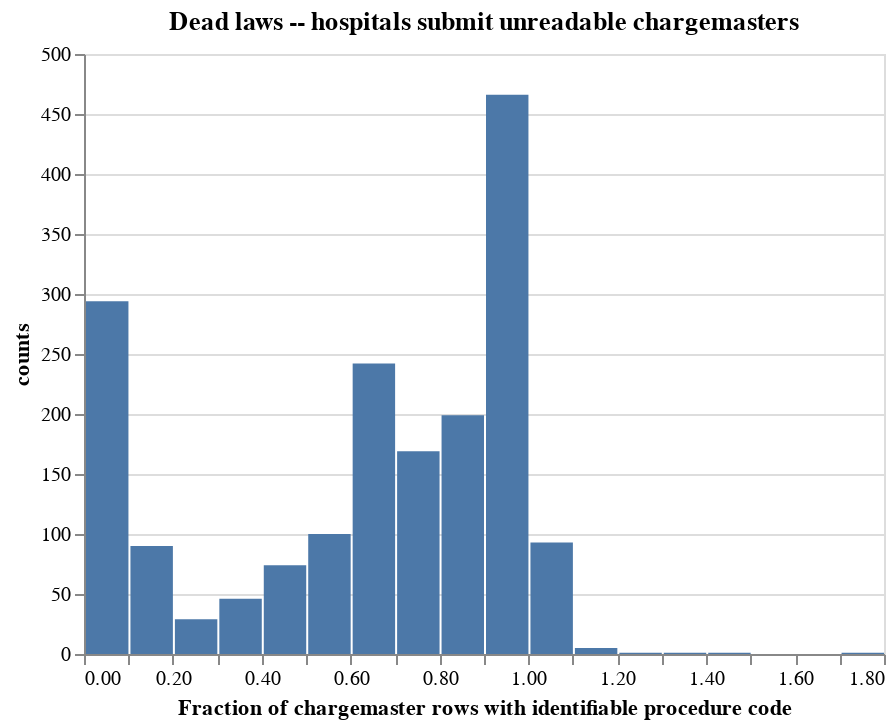

The cell this chart's notebook holds for it:
### Code cell
base = alt.Chart(data.to_pandas(), title = "Dead laws -- hospitals submit unreadable chargemasters")

bar = base.mark_bar().encode(
    x=alt.X('ided_codes_per_row', bin=alt.Bin(maxbins=20), title = 'Fraction of chargemaster rows with identifiable procedure code'),
    y=alt.Y('count()', title = 'counts'),
)

bar

### Figure 1 — Vega-Lite specification as saved in the notebook (floating-point values rounded to 4 significant figures; data arrays with more than 128 entries replaced by an {"elided": "..."} marker saying what was removed)
{"config": {"view": {"continuousWidth": 400, "continuousHeight": 300}}, "data": {"name": "data-1f754e46325298bd29dbab55ad69aa1a"}, "mark": "bar", "encoding": {"x": {"bin": {"maxbins": 20}, "field": "ided_codes_per_row", "title": "Fraction of chargemaster rows with identifiable procedure code", "type": "quantitative"}, "y": {"aggregate": "count", "title": "counts", "type": "quantitative"}}, "title": "Dead laws -- hospitals submit unreadable chargemasters", "$schema": "https://vega.github.io/schema/vega-lite/v4.17.0.json", "datasets": {"data-1f754e46325298bd29dbab55ad69aa1a": {"elided": "1811 records"}}}
